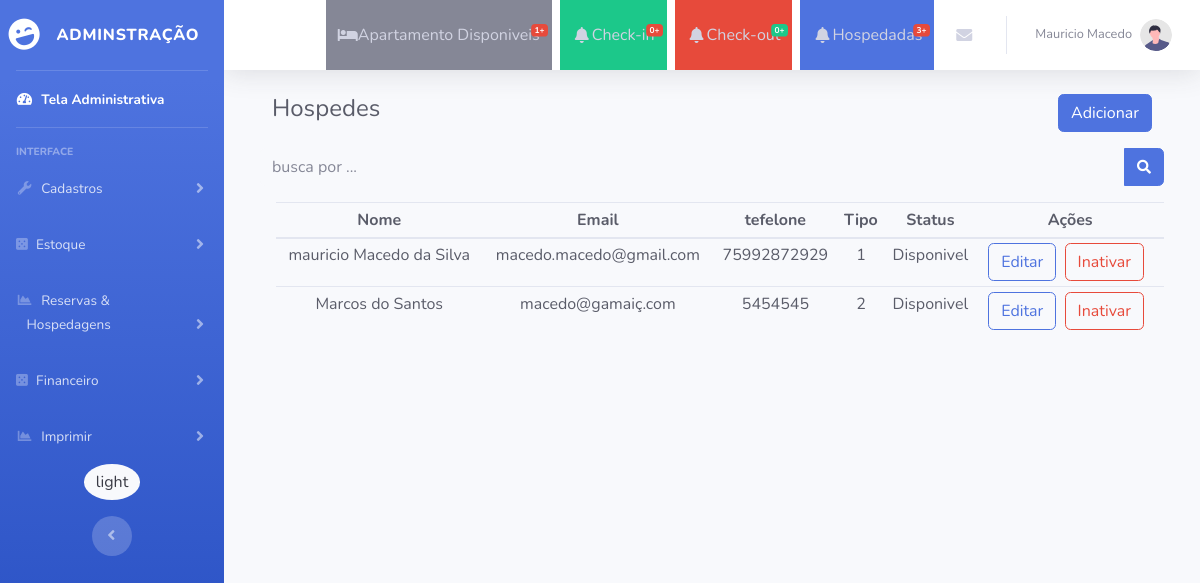
Page /Administrativo/Hospedes (signed in) on the committed database.
### tables this page shows
CREATE TABLE `hospede` (
  `id` int NOT NULL,
  `nome` varchar(45) NOT NULL,
  `cpf` varchar(45) NOT NULL,
  `endereco` varchar(45) NOT NULL,
  `telefone` varchar(45) DEFAULT NULL,
  `tipo` int NOT NULL,
  `status` int NOT NULL,
  `email` varchar(255) DEFAULT NULL,
  `created_at` datetime DEFAULT CURRENT_TIMESTAMP,
  `updated_at` datetime DEFAULT NULL ON UPDATE CURRENT_TIMESTAMP
);

### View/Administrativo/views.php (called while the page is built)
<?php
require_once ('components/header.php');
require_once ('components/menu.php');
require_once ("forms/{$painel}.php");
require_once ('components/footer.php');

### Controller/Controller.php (called while the page is built, shortened)
<?php
class Controller {
    public function viewAdmin($view, $request = null, $page = null) {
        $painel = $view;
        require "View/Administrativo/views.php";
    }
}

### Controller/Admin/AdministrativoController.php (called while the page is built, shortened)
<?php
class AdministrativoController extends \Controller{
    public function hospedes($request = null) {
        $this->viewAdmin('hospedes',$request,"");
    }
    public function buscaHospedes($request =  null)
    {
        $hospedes_controller = new HospedeController();
        return $hospedes_controller->buscaHospedes($request);
    }
}

### Rota/Route.php (called while the page is built, shortened)
<?php
class Route {
    protected String $controller = 'SiteController';
    protected String $method = 'index';
    protected array $parameter = [];
    public function __construct(){
        $this->prepareUrl();
    }
    public function prepareUrl() {
        if(!isset($_GET['pag']))
        {
            $this->controller="SiteController";
            $this->method="index";
            $this->parameter = array();
        }
        else {
            $url=$_GET['pag'];
            $url= explode('/',$url);
            $this->controller = $url[0]."Controller";
            array_shift($url);
            if (isset($url[0]) && !empty($url)) {
                $this->method = $url[0];
            }
        }
        $this->run();
    }
    public function run()
    {
        $control=new $this->controller;
        call_user_func_array(array($control,$this->method),$this->parameter);
    }
    private function prepareRota()
    {
        if (file_exists('./Controller/Admin/'.$this->controller.'.php') && method_exists($this->controller,$this->method)) {
            return true;
        }
        $this->controller = 'SiteController';
        $this->method = 'index';
        return false;
    }
}

### index.php (called while the page is built, shortened)
<?php
$route = new Route();

### Model/ConexaoModel.php (called while the page is built, shortened)
<?php
require_once "./Control/Conexao.php";
class ConexaoModel
{
   public function conexao()
    {
        $con = new Conexao;
        return $con->MontarConexao();
    }
}

### Control/Conexao.php (called while the page is built, shortened)
<?php
class Conexao{
    public $pdo;
    public function MontarConexao()
    {
        if(!isset($this->pdo)){
            try {
                $this->pdo=new PDO("mysql:host=".SERVIDOR.";dbname=".BANCO.";",USUARIO,SENHA);
                $this->pdo->setAttribute(PDO::ATTR_ERRMODE,PDO::ERRMODE_EXCEPTION);
            }catch(PDOException $th)
            {
                die("ERRO: #".$th->getCode()."<br>
                Mensagem:".$th->getMessage()."<br>
                No Arquivo:".$th->getFile()."<br
                Na linha:".$th->getLine());
            }
        }
        return $this->pdo;
    }
}
?>

### Controller/Admin/HospedeController.php (called while the page is built, shortened)
<?php
class HospedeController extends \Controller{
    protected $hospede_model;
    public function __construct() {
        $this->hospede_model = new HospedeModel();
    }
    public function buscaHospedes($request =  null)
    {
        return $this->hospede_model->findHospedes($request);
    }
}

### Model/HospedeModel.php (called while the page is built, shortened)
<?php
class HospedeModel extends ConexaoModel {
    protected $conexao;
    protected $model = 'hospede';
    public function __construct()
    {
        $this->conexao = ConexaoModel::conexao();
    }
    public function findHospedes($request)
    {
        $cmd  = $this->conexao->query(
            "SELECT
                *
            FROM
                $this->model
            WHERE
                email
            LIKE
                '%$request%'
            OR
                nome
            LIKE
                '%$request%'"
        );
        if($cmd->rowCount() > 0)
        {
            return $cmd->fetchAll(PDO::FETCH_ASSOC);
        }
        return false;
    }
}

### View/Administrativo/forms/hospedes.php (the view, shortened to what this page needs)
<div class="container">
    <div class="form-group">
        <div class="row">
            <div class="col-sm-8">
                <h4>Hospedes</h4>
            </div>
            <div class="col-sm-4 text-right">
                <button class="btn btn-primary" id="novo">Adicionar</button>
            </div>
        </div>
    </div>
    <div class="row">
        <div class="input-group">
            <input type="text" class="form-control bg-light border-0 small" placeholder="busca por ..." id="txt_busca" aria-label="Search" value="<?=$request?>" aria-describedby="basic-addon2">
            <div class="input-group-append">
                <button class="btn btn-primary" type="button" id="btn_busca">
                    <i class="fas fa-search fa-sm"></i>
                </button>
            </div>
        </div>
    </div>
    <div class="row">
        <div class="table-responsive ml-3">
            <table class="table table-sm mr-4 mt-3" id="lista">
                <?php
                    $hospedes = $this->buscaHospedes($request);
                    if(!empty($hospedes)) {
                ?>
                <thead>
                    <tr>
                        <th scope="col">Nome</th>
                        <th scope="col">Email</th>
                        <th scope="col">tefelone</th>
                        <th scope="col">Tipo</th>
                        <th scope="col">Status</th>
                        <th colspan="2">Ações</th>
                    </tr>
                </thead>
                <tbody>
                    <?php
                        foreach ($hospedes as $key => $value) {
                            echo '
                                <tr>
                                    <td>' . $value['nome'] . '</td>
                                    <td>' . $value['email'] . '</td>
                                    <td>' . $value['telefone'] . '</td>
                                    <td>' . $value['tipo'] . '</td>';
                                switch ($value['status']) {
                                    case '1':
                                        echo " <td>Disponivel</td>";
                                    break;
                                }
                            echo '
                                <td><button type="button" class="btn btn-outline-primary view_data" id="'.$value['id'].'" >Editar</button> &nbsp;';
                                if($value['status'] == '1'){
                                    echo '<button type="button" class="btn btn-outline-danger view_Ativo" id="'.$value['id'].'" >Inativar</button> &nbsp;';
                                }
                        }
                    ?>
                </tbody>
                <?php }?>
            </table>
        </div>
    </div>
</div>

### rows in the picture
hospede: nome "mauricio Macedo da Silva", email "macedo.macedo@gmail.com", telefone "75992872929", tipo "1", status "Disponivel"
hospede: nome "Marcos do Santos", email "macedo@gamaiç.com", telefone "5454545", tipo "2", status "Disponivel"

### other values in the picture
count(@$this->listApartamento()) "1"
count(@$this->buscaCheckin()) "0"
count($reservas = $this->buscaCheckout()) "0"
count($reservas = $this->buscaHospedadas()) "3"
$_SESSION['nome'] "Mauricio Macedo"
